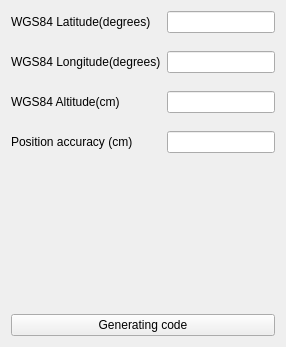
      <widget class="QWidget" name="page_4">
       <layout class="QVBoxLayout" name="verticalLayout_4">
        <item>
         <layout class="QGridLayout" name="gridLayout_4">
          <property name="verticalSpacing">
           <number>18</number>
          </property>
          <item row="3" column="0">
           <widget class="QLabel" name="label_9">
            <property name="text">
             <string>Position accuracy (cm)</string>
            </property>
           </widget>
          </item>
          <item row="1" column="0">
           <widget class="QLabel" name="label_7">
            <property name="text">
             <string>WGS84 Longitude(degrees)</string>
            </property>
           </widget>
          </item>
          <item row="1" column="1">
           <widget class="QLineEdit" name="lineEdit_lon">
            <property name="alignment">
             <set>Qt::AlignRight|Qt::AlignTrailing|Qt::AlignVCenter</set>
            </property>
           </widget>
          </item>
          <item row="2" column="1">
           <widget class="QLineEdit" name="lineEdit_alt">
            <property name="alignment">
             <set>Qt::AlignRight|Qt::AlignTrailing|Qt::AlignVCenter</set>
            </property>
            <property name="placeholderText">
             <string/>
            </property>
           </widget>
          </item>
          <item row="0" column="0">
           <widget class="QLabel" name="label_6">
            <property name="text">
             <string>WGS84 Latitude(degrees)</string>
            </property>
           </widget>
          </item>
          <item row="2" column="0">
           <widget class="QLabel" name="label_8">
            <property name="text">
             <string>WGS84 Altitude(cm)</string>
            </property>
           </widget>
          </item>
          <item row="0" column="1">
           <widget class="QLineEdit" name="lineEdit_lat">
            <property name="alignment">
             <set>Qt::AlignRight|Qt::AlignTrailing|Qt::AlignVCenter</set>
            </property>
           </widget>
          </item>
          <item row="3" column="1">
           <widget class="QLineEdit" name="lineEdit_posAcc">
            <property name="alignment">
             <set>Qt::AlignRight|Qt::AlignTrailing|Qt::AlignVCenter</set>
            </property>
           </widget>
          </item>
         </layout>
        </item>
        <item>
         <spacer name="verticalSpacer_4">
          <property name="orientation">
           <enum>Qt::Vertical</enum>
          </property>
          <property name="sizeHint" stdset="0">
           <size>
            <width>20</width>
            <height>155</height>
           </size>
          </property>
         </spacer>
        </item>
        <item>
         <widget class="QPushButton" name="pushButton_GC4">
          <property name="layoutDirection">
           <enum>Qt::LeftToRight</enum>
          </property>
          <property name="text">
           <string>Generating code</string>
          </property>
         </widget>
        </item>
       </layout>
      </widget>
